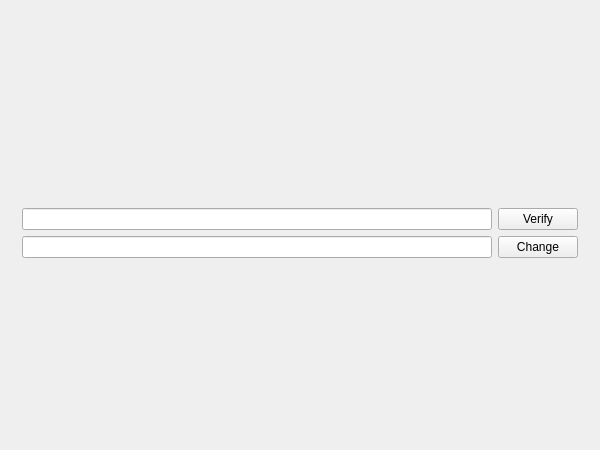
<?xml version="1.0" encoding="UTF-8"?>
<ui version="4.0">
 <class>MainWidget</class>
 <widget class="QWidget" name="MainWidget">
  <property name="geometry">
   <rect>
    <x>0</x>
    <y>0</y>
    <width>600</width>
    <height>450</height>
   </rect>
  </property>
  <property name="windowTitle">
   <string>MainWidget</string>
  </property>
  <layout class="QVBoxLayout" name="verticalLayout_2">
   <item>
    <widget class="QStackedWidget" name="stackedWidget">
     <property name="currentIndex">
      <number>0</number>
     </property>
     <widget class="QWidget" name="page_pin">
      <layout class="QVBoxLayout" name="verticalLayout_3">
       <item>
        <spacer name="verticalSpacer_2">
         <property name="orientation">
          <enum>Qt::Vertical</enum>
         </property>
         <property name="sizeHint" stdset="0">
          <size>
           <width>20</width>
           <height>186</height>
          </size>
         </property>
        </spacer>
       </item>
       <item>
        <layout class="QHBoxLayout" name="horizontalLayout_5">
         <item>
          <widget class="QLineEdit" name="edit_pin"/>
         </item>
         <item>
          <widget class="QPushButton" name="btn_verify_pin">
           <property name="text">
            <string>Verify</string>
           </property>
          </widget>
         </item>
        </layout>
       </item>
       <item>
        <layout class="QHBoxLayout" name="horizontalLayout_6">
         <item>
          <widget class="QLineEdit" name="edit_new_pin"/>
         </item>
         <item>
          <widget class="QPushButton" name="btn_change_pin">
           <property name="text">
            <string>Change</string>
           </property>
          </widget>
         </item>
        </layout>
       </item>
       <item>
        <spacer name="verticalSpacer_3">
         <property name="orientation">
          <enum>Qt::Vertical</enum>
         </property>
         <property name="sizeHint" stdset="0">
          <size>
           <width>20</width>
           <height>154</height>
          </size>
         </property>
        </spacer>
       </item>
      </layout>
     </widget>
     <widget class="QWidget" name="page_op">
      <layout class="QVBoxLayout" name="verticalLayout">
       <item>
        <layout class="QHBoxLayout" name="horizontalLayout">
         <item>
          <widget class="QLabel" name="label">
           <property name="minimumSize">
            <size>
             <width>60</width>
             <height>0</height>
            </size>
           </property>
           <property name="text">
            <string>File:</string>
           </property>
          </widget>
         </item>
         <item>
          <widget class="QLineEdit" name="edit_path"/>
         </item>
         <item>
          <widget class="QPushButton" name="btn_brower">
           <property name="text">
            <string>Brower</string>
           </property>
          </widget>
         </item>
        </layout>
       </item>
       <item>
        <layout class="QHBoxLayout" name="horizontalLayout_4">
         <item>
          <widget class="QLabel" name="label_3">
           <property name="maximumSize">
            <size>
             <width>60</width>
             <height>16777215</height>
            </size>
           </property>
           <property name="text">
            <string>Current:</string>
           </property>
          </widget>
         </item>
         <item>
          <widget class="QLabel" name="label_sender">
           <property name="text">
            <string>XXX</string>
           </property>
          </widget>
         </item>
        </layout>
       </item>
       <item>
        <layout class="QHBoxLayout" name="horizontalLayout_3">
         <item>
          <widget class="QLabel" name="label_2">
           <property name="minimumSize">
            <size>
             <width>60</width>
             <height>0</height>
            </size>
           </property>
           <property name="text">
            <string>Receiver:</string>
           </property>
          </widget>
         </item>
         <item>
          <widget class="QComboBox" name="comboBox">
           <property name="minimumSize">
            <size>
             <width>443</width>
             <height>0</height>
            </size>
           </property>
          </widget>
         </item>
         <item>
          <spacer name="horizontalSpacer_2">
           <property name="orientation">
            <enum>Qt::Horizontal</enum>
           </property>
           <property name="sizeHint" stdset="0">
            <size>
             <width>40</width>
             <height>20</height>
            </size>
           </property>
          </spacer>
         </item>
        </layout>
       </item>
       <item>
        <spacer name="verticalSpacer">
         <property name="orientation">
          <enum>Qt::Vertical</enum>
         </property>
         <property name="sizeHint" stdset="0">
          <size>
           <width>20</width>
           <height>301</height>
          </size>
         </property>
        </spacer>
       </item>
       <item>
        <layout class="QHBoxLayout" name="horizontalLayout_2">
         <item>
          <spacer name="horizontalSpacer">
           <property name="orientation">
            <enum>Qt::Horizontal</enum>
           </property>
           <property name="sizeHint" stdset="0">
            <size>
             <width>40</width>
             <height>20</height>
            </size>
           </property>
          </spacer>
         </item>
         <item>
          <widget class="QPushButton" name="btn_encrypt">
           <property name="text">
            <string>Encrypt</string>
           </property>
          </widget>
         </item>
         <item>
          <widget class="QPushButton" name="btn_decrypt">
           <property name="text">
            <string>Decrypt</string>
           </property>
          </widget>
         </item>
        </layout>
       </item>
      </layout>
     </widget>
    </widget>
   </item>
  </layout>
 </widget>
 <layoutdefault spacing="6" margin="11"/>
 <resources/>
 <connections/>
</ui>
